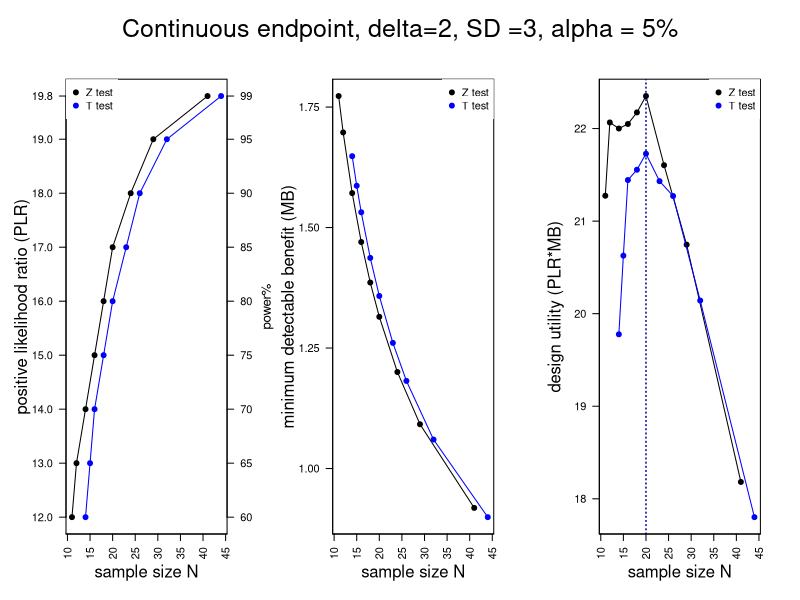

Generate this figure with R:
###########################################################
#
# what: runs and visualizes the design utility U(N), defined as 
# U(N) = positive likelihood ratio X minimum detectable benefit 
# for the paired Z and T test designs
#
# when: V1.0 June 2026
#
# who: fabio.rigat@astrazeneca.com
#
# license: GNU General Public License v3.0
#
##########################################################

rm(list = ls())

mu_HC = 6
mu_TRT = 4

# effect size (not standardised)
delta = abs(mu_TRT - mu_HC)  #H0 : delta = 0 versus H1 : delta \neq 0
s = 3 #delta*2         # assumed SD of observations
est_s = s                 # estimated SD for the T test (can be different from the true s)
Sdelta = delta/s

alpha = 0.05
pwr = c(seq(.6,.9,.05),0.95,0.99)
beta = 1-pwr
lrp = pwr/alpha

# Z test ####################################################
# 2 sample paired Z test with same n in each group; this is size of each group
q1 = qnorm(p=1-alpha/2) 
q2 = qnorm(p=pwr) 
ns = round((((q1+q2)/Sdelta)^2))
Ncv = (s/sqrt(ns))*q1                                    # CV using N distribution, i.e. s known
######################################################

# T test (plug in true sd as estimated sd) #####################################################
nst = rep(NA,length(pwr)) 
for(i in 1:length(pwr)) nst[i]=ceiling(power.t.test(n=NULL, delta = delta, sd = est_s, sig.level = alpha,power = pwr[i],type = "paired",alternative = "two.sided")$n) #two.sample
Tcv = (est_s/sqrt(nst))*qt(p=1-alpha/2, df=2*(nst-1)) # CV using t distribution, i.e. s unknown
######################################################

U1 = lrp*Ncv # the net trt effect for diff in means is the difference itself
sU1 = sort(U1,index.return=T)

U1t = lrp*Tcv # the net trt effect for diff in means is the difference itself
sU1t = sort(U1t,index.return=T)

nstar = ns[U1==max(U1)]
ntstar = nst[U1t==max(U1t)]

OCs = rbind(c(nstar,ntstar),
c(pwr[U1==max(U1)],pwr[U1t==max(U1t)]))

 #print(OCs)
# example
#[1,] 18.0 20.0
#[2,]  0.8  0.8

dev.new()
par(mar=c(5,5,6,3),mfrow=c(1,3))
plot(ns,lrp,xlab="",ylab = "",main = "",pch=19,xlim = range(c(ns,nst)),yaxt="n",xaxt="n")
lines(ns,lrp)
lines(nst,lrp,col="blue")
points(nst,lrp,col="blue",pch=19)
mtext("power%",side=4,line=2.5,cex=0.8)
mtext("sample size N",side=1,line=2.5)
mtext("positive likelihood ratio (PLR)",side=2,line=2.75,cex=1)
axis(4,at=lrp,label=round(pwr*100),las=2)
axis(2,at=lrp,las=2)
axis(1,at=seq(0,200,5),las=2)
legend(box.lty=0,"topleft",pch=19,col=c("black","blue"),legend = c("Z test","T test"))
plot(ns,Ncv,xlab="",ylab = "",main = "",pch=19,xlim = range(c(ns,nst)),ylim=range(c(Ncv,Tcv)),yaxt="n",xaxt="n")
mtext("sample size N",side=1,line=2.5)
lines(ns,Ncv)
lines(nst,Tcv,col="blue")
points(nst,Tcv,pch=19,col="blue")
axis(2,at=seq(0,10,0.25),las=2)
legend(box.lty=0,"topright",pch=19,col=c("black","blue"),legend = c("Z test","T test"))
axis(1,at=seq(0,200,5),las=2)
mtext("minimum detectable benefit (MB)",side=2,line=2.75,cex=1)
plot(ns,U1,pch=19,xlab="",ylab="",main = "",xlim = range(c(ns,nst)),ylim=range(c(U1,U1t)),yaxt="n",xaxt="n")
mtext("sample size N",side=1,line=2.5)
lines(ns,U1)
lines(nst,U1t,col="blue")
points(nst,U1t,pch=19,col="blue")
axis(2,at=seq(0,50),las=2)
mtext(paste("Continuous endpoint, delta=",delta,", SD =",s,", alpha = ",100*alpha,"%",sep=""),side=3,line=-3,cex=1.5,outer=TRUE)
abline(v = ns[U1==max(U1)],col="black",lty=3)
abline(v = nst[U1t==max(U1t)],col="blue",lty=3)
legend(box.lty=0,"topright",pch=19,col=c("black","blue"),legend = c("Z test","T test"))
axis(1,at=seq(0,200,5),las=2)
mtext("design utility (PLR*MB)",side=2,line=2.75,cex=1)
######################################################
